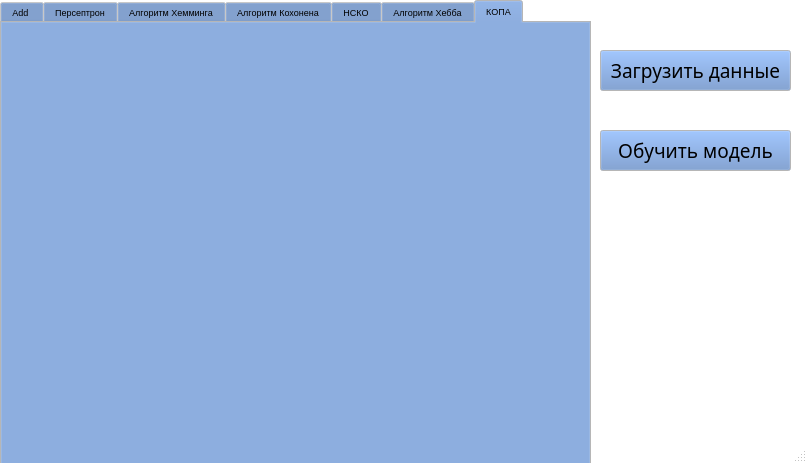
<?xml version="1.0" encoding="UTF-8"?>
<ui version="4.0">
 <class>main_window</class>
 <widget class="QDialog" name="main_window">
  <property name="enabled">
   <bool>true</bool>
  </property>
  <property name="geometry">
   <rect>
    <x>0</x>
    <y>0</y>
    <width>807</width>
    <height>463</height>
   </rect>
  </property>
  <property name="palette">
   <palette>
    <active>
     <colorrole role="Button">
      <brush brushstyle="SolidPattern">
       <color alpha="255">
        <red>102</red>
        <green>140</green>
        <blue>200</blue>
       </color>
      </brush>
     </colorrole>
     <colorrole role="Base">
      <brush brushstyle="SolidPattern">
       <color alpha="255">
        <red>255</red>
        <green>255</green>
        <blue>255</blue>
       </color>
      </brush>
     </colorrole>
     <colorrole role="Window">
      <brush brushstyle="SolidPattern">
       <color alpha="255">
        <red>255</red>
        <green>255</green>
        <blue>255</blue>
       </color>
      </brush>
     </colorrole>
     <colorrole role="LinkVisited">
      <brush brushstyle="SolidPattern">
       <color alpha="255">
        <red>255</red>
        <green>87</green>
        <blue>95</blue>
       </color>
      </brush>
     </colorrole>
    </active>
    <inactive>
     <colorrole role="Button">
      <brush brushstyle="SolidPattern">
       <color alpha="255">
        <red>102</red>
        <green>140</green>
        <blue>200</blue>
       </color>
      </brush>
     </colorrole>
     <colorrole role="Base">
      <brush brushstyle="SolidPattern">
       <color alpha="255">
        <red>255</red>
        <green>255</green>
        <blue>255</blue>
       </color>
      </brush>
     </colorrole>
     <colorrole role="Window">
      <brush brushstyle="SolidPattern">
       <color alpha="255">
        <red>255</red>
        <green>255</green>
        <blue>255</blue>
       </color>
      </brush>
     </colorrole>
     <colorrole role="LinkVisited">
      <brush brushstyle="SolidPattern">
       <color alpha="255">
        <red>255</red>
        <green>87</green>
        <blue>95</blue>
       </color>
      </brush>
     </colorrole>
    </inactive>
    <disabled>
     <colorrole role="Button">
      <brush brushstyle="SolidPattern">
       <color alpha="255">
        <red>102</red>
        <green>140</green>
        <blue>200</blue>
       </color>
      </brush>
     </colorrole>
     <colorrole role="Base">
      <brush brushstyle="SolidPattern">
       <color alpha="255">
        <red>255</red>
        <green>255</green>
        <blue>255</blue>
       </color>
      </brush>
     </colorrole>
     <colorrole role="Window">
      <brush brushstyle="SolidPattern">
       <color alpha="255">
        <red>255</red>
        <green>255</green>
        <blue>255</blue>
       </color>
      </brush>
     </colorrole>
     <colorrole role="LinkVisited">
      <brush brushstyle="SolidPattern">
       <color alpha="255">
        <red>255</red>
        <green>87</green>
        <blue>95</blue>
       </color>
      </brush>
     </colorrole>
    </disabled>
   </palette>
  </property>
  <property name="font">
   <font>
    <pointsize>7</pointsize>
   </font>
  </property>
  <property name="windowTitle">
   <string>Примеры работы алгоритмов</string>
  </property>
  <property name="windowIcon">
   <iconset>
    <normaloff>icons8-студент-480.png</normaloff>icons8-студент-480.png</iconset>
  </property>
  <property name="toolTipDuration">
   <number>-9</number>
  </property>
  <property name="sizeGripEnabled">
   <bool>true</bool>
  </property>
  <property name="modal">
   <bool>false</bool>
  </property>
  <widget class="QTabWidget" name="tabWidget">
   <property name="geometry">
    <rect>
     <x>0</x>
     <y>0</y>
     <width>591</width>
     <height>471</height>
    </rect>
   </property>
   <property name="currentIndex">
    <number>6</number>
   </property>
   <widget class="QWidget" name="add_tab">
    <attribute name="title">
     <string>Add </string>
    </attribute>
    <widget class="QTableView" name="data_tbl">
     <property name="geometry">
      <rect>
       <x>0</x>
       <y>0</y>
       <width>381</width>
       <height>331</height>
      </rect>
     </property>
    </widget>
    <widget class="QGroupBox" name="groupBox">
     <property name="geometry">
      <rect>
       <x>0</x>
       <y>340</y>
       <width>361</width>
       <height>101</height>
      </rect>
     </property>
     <property name="font">
      <font>
       <family>MingLiU_HKSCS-ExtB</family>
       <pointsize>10</pointsize>
       <weight>75</weight>
       <bold>true</bold>
       <underline>false</underline>
       <strikeout>false</strikeout>
       <stylestrategy>PreferDefault</stylestrategy>
       <kerning>true</kerning>
      </font>
     </property>
     <property name="autoFillBackground">
      <bool>false</bool>
     </property>
     <property name="title">
      <string>Параметры алгоритма</string>
     </property>
     <property name="alignment">
      <set>Qt::AlignLeading|Qt::AlignLeft|Qt::AlignTop</set>
     </property>
     <property name="flat">
      <bool>true</bool>
     </property>
     <property name="checkable">
      <bool>false</bool>
     </property>
     <widget class="QSlider" name="step_slider">
      <property name="geometry">
       <rect>
        <x>40</x>
        <y>60</y>
        <width>281</width>
        <height>22</height>
       </rect>
      </property>
      <property name="focusPolicy">
       <enum>Qt::StrongFocus</enum>
      </property>
      <property name="minimum">
       <number>1</number>
      </property>
      <property name="maximum">
       <number>11</number>
      </property>
      <property name="singleStep">
       <number>1</number>
      </property>
      <property name="pageStep">
       <number>2</number>
      </property>
      <property name="tracking">
       <bool>true</bool>
      </property>
      <property name="orientation">
       <enum>Qt::Horizontal</enum>
      </property>
      <property name="invertedAppearance">
       <bool>false</bool>
      </property>
      <property name="invertedControls">
       <bool>true</bool>
      </property>
      <property name="tickPosition">
       <enum>QSlider::TicksAbove</enum>
      </property>
      <property name="tickInterval">
       <number>2</number>
      </property>
     </widget>
     <widget class="QLabel" name="depth_text_lbl">
      <property name="geometry">
       <rect>
        <x>40</x>
        <y>30</y>
        <width>241</width>
        <height>16</height>
       </rect>
      </property>
      <property name="font">
       <font>
        <weight>50</weight>
        <bold>false</bold>
       </font>
      </property>
      <property name="text">
       <string>Глубина просматривания вперед (d) :</string>
      </property>
     </widget>
     <widget class="QLabel" name="depth_value_lbl">
      <property name="geometry">
       <rect>
        <x>320</x>
        <y>60</y>
        <width>41</width>
        <height>21</height>
       </rect>
      </property>
      <property name="font">
       <font>
        <pointsize>13</pointsize>
        <weight>75</weight>
        <bold>true</bold>
       </font>
      </property>
      <property name="text">
       <string>1</string>
      </property>
      <property name="alignment">
       <set>Qt::AlignCenter</set>
      </property>
     </widget>
    </widget>
    <widget class="QTextEdit" name="best_features_te">
     <property name="geometry">
      <rect>
       <x>390</x>
       <y>20</y>
       <width>181</width>
       <height>311</height>
      </rect>
     </property>
     <property name="readOnly">
      <bool>true</bool>
     </property>
     <property name="html">
      <string>&lt;!DOCTYPE HTML PUBLIC &quot;-//W3C//DTD HTML 4.0//EN&quot; &quot;http://www.w3.org/TR/REC-html40/strict.dtd&quot;&gt;
&lt;html&gt;&lt;head&gt;&lt;meta name=&quot;qrichtext&quot; content=&quot;1&quot; /&gt;&lt;style type=&quot;text/css&quot;&gt;
p, li { white-space: pre-wrap; }
&lt;/style&gt;&lt;/head&gt;&lt;body style=&quot; font-family:'MS Shell Dlg 2'; font-size:7pt; font-weight:400; font-style:normal;&quot;&gt;
&lt;p style=&quot;-qt-paragraph-type:empty; margin-top:0px; margin-bottom:0px; margin-left:0px; margin-right:0px; -qt-block-indent:0; text-indent:0px;&quot;&gt;&lt;br /&gt;&lt;/p&gt;&lt;/body&gt;&lt;/html&gt;</string>
     </property>
    </widget>
    <widget class="QLabel" name="best_features_lbl">
     <property name="geometry">
      <rect>
       <x>390</x>
       <y>0</y>
       <width>181</width>
       <height>16</height>
      </rect>
     </property>
     <property name="font">
      <font>
       <pointsize>11</pointsize>
       <weight>75</weight>
       <bold>true</bold>
      </font>
     </property>
     <property name="text">
      <string>Выделенные признаки</string>
     </property>
    </widget>
    <widget class="QPushButton" name="save_to_file_btn">
     <property name="geometry">
      <rect>
       <x>390</x>
       <y>390</y>
       <width>181</width>
       <height>41</height>
      </rect>
     </property>
     <property name="font">
      <font>
       <family>MingLiU_HKSCS-ExtB</family>
       <pointsize>9</pointsize>
       <weight>50</weight>
       <italic>false</italic>
       <bold>false</bold>
      </font>
     </property>
     <property name="cursor">
      <cursorShape>ArrowCursor</cursorShape>
     </property>
     <property name="text">
      <string>Сохранить признаки в файл</string>
     </property>
     <property name="checkable">
      <bool>true</bool>
     </property>
    </widget>
    <widget class="QPushButton" name="clear_btn">
     <property name="geometry">
      <rect>
       <x>390</x>
       <y>340</y>
       <width>181</width>
       <height>41</height>
      </rect>
     </property>
     <property name="font">
      <font>
       <family>MingLiU_HKSCS-ExtB</family>
       <pointsize>9</pointsize>
       <weight>50</weight>
       <italic>false</italic>
       <bold>false</bold>
      </font>
     </property>
     <property name="cursor">
      <cursorShape>ArrowCursor</cursorShape>
     </property>
     <property name="text">
      <string>Очистить содержимое</string>
     </property>
     <property name="checkable">
      <bool>true</bool>
     </property>
    </widget>
   </widget>
   <widget class="QWidget" name="perceptron_tab">
    <attribute name="title">
     <string>Персептрон</string>
    </attribute>
    <widget class="QGroupBox" name="percep_output_gb">
     <property name="geometry">
      <rect>
       <x>240</x>
       <y>10</y>
       <width>341</width>
       <height>331</height>
      </rect>
     </property>
     <property name="font">
      <font>
       <pointsize>9</pointsize>
       <weight>75</weight>
       <bold>true</bold>
      </font>
     </property>
     <property name="title">
      <string>Вывод алгоритма</string>
     </property>
     <property name="flat">
      <bool>true</bool>
     </property>
     <widget class="QTextEdit" name="weights_matrix_te">
      <property name="geometry">
       <rect>
        <x>140</x>
        <y>80</y>
        <width>191</width>
        <height>241</height>
       </rect>
      </property>
     </widget>
     <widget class="QLabel" name="weights_matrix_lbl">
      <property name="geometry">
       <rect>
        <x>20</x>
        <y>80</y>
        <width>101</width>
        <height>16</height>
       </rect>
      </property>
      <property name="font">
       <font>
        <pointsize>8</pointsize>
        <weight>50</weight>
        <bold>false</bold>
       </font>
      </property>
      <property name="text">
       <string>Матрица весов:</string>
      </property>
     </widget>
     <widget class="QTextEdit" name="epochs_num_te">
      <property name="geometry">
       <rect>
        <x>140</x>
        <y>30</y>
        <width>111</width>
        <height>31</height>
       </rect>
      </property>
      <property name="readOnly">
       <bool>true</bool>
      </property>
      <property name="placeholderText">
       <string>0</string>
      </property>
     </widget>
     <widget class="QLabel" name="epochs_num_lbl">
      <property name="geometry">
       <rect>
        <x>20</x>
        <y>30</y>
        <width>101</width>
        <height>16</height>
       </rect>
      </property>
      <property name="font">
       <font>
        <pointsize>8</pointsize>
        <weight>50</weight>
        <bold>false</bold>
       </font>
      </property>
      <property name="text">
       <string>Количество эпох:</string>
      </property>
     </widget>
    </widget>
    <widget class="QGroupBox" name="percep_params_gb">
     <property name="geometry">
      <rect>
       <x>10</x>
       <y>350</y>
       <width>561</width>
       <height>101</height>
      </rect>
     </property>
     <property name="font">
      <font>
       <pointsize>9</pointsize>
       <weight>75</weight>
       <bold>true</bold>
      </font>
     </property>
     <property name="title">
      <string>Параметры алгоритма</string>
     </property>
     <property name="flat">
      <bool>true</bool>
     </property>
     <widget class="QLabel" name="max_epochs_lbl">
      <property name="geometry">
       <rect>
        <x>40</x>
        <y>40</y>
        <width>170</width>
        <height>16</height>
       </rect>
      </property>
      <property name="font">
       <font>
        <pointsize>8</pointsize>
        <weight>50</weight>
        <bold>false</bold>
       </font>
      </property>
      <property name="text">
       <string>Максимальное количество эпох:</string>
      </property>
     </widget>
     <widget class="QSpinBox" name="max_epochs_sb">
      <property name="geometry">
       <rect>
        <x>220</x>
        <y>40</y>
        <width>101</width>
        <height>22</height>
       </rect>
      </property>
      <property name="minimum">
       <number>100</number>
      </property>
      <property name="maximum">
       <number>10000</number>
      </property>
      <property name="singleStep">
       <number>100</number>
      </property>
     </widget>
    </widget>
    <widget class="QGroupBox" name="percep_train_gb">
     <property name="geometry">
      <rect>
       <x>10</x>
       <y>10</y>
       <width>221</width>
       <height>331</height>
      </rect>
     </property>
     <property name="font">
      <font>
       <pointsize>9</pointsize>
       <weight>75</weight>
       <bold>true</bold>
      </font>
     </property>
     <property name="title">
      <string>Обучающая выборка</string>
     </property>
     <widget class="QTableView" name="data_perceptron_tbl">
      <property name="geometry">
       <rect>
        <x>0</x>
        <y>30</y>
        <width>221</width>
        <height>301</height>
       </rect>
      </property>
     </widget>
    </widget>
   </widget>
   <widget class="QWidget" name="hamming_tab">
    <attribute name="title">
     <string>Алгоритм Хемминга</string>
    </attribute>
    <widget class="QGroupBox" name="haming_train_gb">
     <property name="geometry">
      <rect>
       <x>10</x>
       <y>10</y>
       <width>331</width>
       <height>411</height>
      </rect>
     </property>
     <property name="font">
      <font>
       <pointsize>9</pointsize>
       <weight>75</weight>
       <bold>true</bold>
      </font>
     </property>
     <property name="title">
      <string>Эталонные вектора и вектор для классификации</string>
     </property>
     <widget class="QTableView" name="data_haming_tbl">
      <property name="geometry">
       <rect>
        <x>0</x>
        <y>30</y>
        <width>331</width>
        <height>381</height>
       </rect>
      </property>
     </widget>
    </widget>
    <widget class="QGroupBox" name="haming_output_gb">
     <property name="geometry">
      <rect>
       <x>350</x>
       <y>10</y>
       <width>231</width>
       <height>121</height>
      </rect>
     </property>
     <property name="font">
      <font>
       <pointsize>9</pointsize>
       <weight>75</weight>
       <bold>true</bold>
      </font>
     </property>
     <property name="title">
      <string>Вывод алгоритма</string>
     </property>
     <property name="flat">
      <bool>true</bool>
     </property>
     <widget class="QLineEdit" name="label_le">
      <property name="geometry">
       <rect>
        <x>110</x>
        <y>40</y>
        <width>113</width>
        <height>20</height>
       </rect>
      </property>
      <property name="readOnly">
       <bool>true</bool>
      </property>
      <property name="placeholderText">
       <string>-1</string>
      </property>
     </widget>
     <widget class="QLabel" name="label_lbl">
      <property name="geometry">
       <rect>
        <x>10</x>
        <y>40</y>
        <width>91</width>
        <height>16</height>
       </rect>
      </property>
      <property name="font">
       <font>
        <weight>50</weight>
        <bold>false</bold>
       </font>
      </property>
      <property name="text">
       <string>Номер класса:</string>
      </property>
     </widget>
    </widget>
   </widget>
   <widget class="QWidget" name="kohonen_tab">
    <attribute name="title">
     <string>Алгоритм Кохонена</string>
    </attribute>
    <widget class="QGroupBox" name="kohonen_train_gb">
     <property name="geometry">
      <rect>
       <x>10</x>
       <y>10</y>
       <width>211</width>
       <height>331</height>
      </rect>
     </property>
     <property name="font">
      <font>
       <pointsize>9</pointsize>
       <weight>75</weight>
       <bold>true</bold>
      </font>
     </property>
     <property name="title">
      <string>Обучающая выборка</string>
     </property>
     <widget class="QTableView" name="data_kohonen_tbl">
      <property name="geometry">
       <rect>
        <x>0</x>
        <y>30</y>
        <width>211</width>
        <height>301</height>
       </rect>
      </property>
     </widget>
    </widget>
    <widget class="QGroupBox" name="groupBox_2">
     <property name="geometry">
      <rect>
       <x>250</x>
       <y>10</y>
       <width>321</width>
       <height>181</height>
      </rect>
     </property>
     <property name="font">
      <font>
       <pointsize>9</pointsize>
       <weight>75</weight>
       <bold>true</bold>
      </font>
     </property>
     <property name="title">
      <string>Вывод алгоритма:</string>
     </property>
     <widget class="QLineEdit" name="kohonen_weights_le">
      <property name="geometry">
       <rect>
        <x>180</x>
        <y>40</y>
        <width>121</width>
        <height>131</height>
       </rect>
      </property>
     </widget>
     <widget class="QLabel" name="kohonen_weights_lbl">
      <property name="geometry">
       <rect>
        <x>30</x>
        <y>30</y>
        <width>111</width>
        <height>16</height>
       </rect>
      </property>
      <property name="font">
       <font>
        <pointsize>9</pointsize>
        <weight>50</weight>
        <bold>false</bold>
       </font>
      </property>
      <property name="text">
       <string>Матрица весов:</string>
      </property>
     </widget>
    </widget>
   </widget>
   <widget class="QWidget" name="nsko_tab">
    <attribute name="title">
     <string>НСКО</string>
    </attribute>
    <widget class="QGroupBox" name="nsko_train_gb">
     <property name="geometry">
      <rect>
       <x>10</x>
       <y>10</y>
       <width>211</width>
       <height>331</height>
      </rect>
     </property>
     <property name="font">
      <font>
       <pointsize>9</pointsize>
       <weight>75</weight>
       <bold>true</bold>
      </font>
     </property>
     <property name="title">
      <string>Обучающая выборка</string>
     </property>
     <widget class="QTableView" name="data_nsko_tbl">
      <property name="geometry">
       <rect>
        <x>0</x>
        <y>30</y>
        <width>211</width>
        <height>301</height>
       </rect>
      </property>
     </widget>
    </widget>
    <widget class="QGroupBox" name="nsko_params_gb">
     <property name="geometry">
      <rect>
       <x>240</x>
       <y>10</y>
       <width>331</width>
       <height>131</height>
      </rect>
     </property>
     <property name="font">
      <font>
       <pointsize>9</pointsize>
       <weight>75</weight>
       <bold>true</bold>
      </font>
     </property>
     <property name="title">
      <string>Параметры алгоритма</string>
     </property>
     <property name="flat">
      <bool>true</bool>
     </property>
     <widget class="QLabel" name="nsko_step_lbl">
      <property name="geometry">
       <rect>
        <x>30</x>
        <y>30</y>
        <width>121</width>
        <height>16</height>
       </rect>
      </property>
      <property name="font">
       <font>
        <weight>50</weight>
        <bold>false</bold>
       </font>
      </property>
      <property name="text">
       <string>Величина шага (h):</string>
      </property>
     </widget>
     <widget class="QDoubleSpinBox" name="nsko_step_dsb">
      <property name="geometry">
       <rect>
        <x>170</x>
        <y>30</y>
        <width>62</width>
        <height>22</height>
       </rect>
      </property>
      <property name="decimals">
       <number>1</number>
      </property>
      <property name="minimum">
       <double>0.100000000000000</double>
      </property>
      <property name="maximum">
       <double>2.000000000000000</double>
      </property>
      <property name="singleStep">
       <double>0.100000000000000</double>
      </property>
      <property name="value">
       <double>0.500000000000000</double>
      </property>
     </widget>
    </widget>
    <widget class="QGroupBox" name="nsko_output_gb">
     <property name="geometry">
      <rect>
       <x>240</x>
       <y>190</y>
       <width>331</width>
       <height>241</height>
      </rect>
     </property>
     <property name="font">
      <font>
       <pointsize>9</pointsize>
       <weight>75</weight>
       <bold>true</bold>
      </font>
     </property>
     <property name="title">
      <string>Вывод алгоритма</string>
     </property>
     <property name="flat">
      <bool>true</bool>
     </property>
     <widget class="QTextEdit" name="nsko_weights_te">
      <property name="geometry">
       <rect>
        <x>40</x>
        <y>60</y>
        <width>291</width>
        <height>171</height>
       </rect>
      </property>
     </widget>
     <widget class="QLabel" name="nsko_weights_lbl">
      <property name="geometry">
       <rect>
        <x>30</x>
        <y>30</y>
        <width>101</width>
        <height>16</height>
       </rect>
      </property>
      <property name="font">
       <font>
        <weight>50</weight>
        <bold>false</bold>
       </font>
      </property>
      <property name="text">
       <string>Матрица весов:</string>
      </property>
     </widget>
    </widget>
   </widget>
   <widget class="QWidget" name="habb_tab">
    <attribute name="title">
     <string>Алгоритм Хебба</string>
    </attribute>
    <widget class="QGroupBox" name="habb_train_gb">
     <property name="geometry">
      <rect>
       <x>10</x>
       <y>10</y>
       <width>211</width>
       <height>331</height>
      </rect>
     </property>
     <property name="font">
      <font>
       <pointsize>9</pointsize>
       <weight>75</weight>
       <bold>true</bold>
      </font>
     </property>
     <property name="title">
      <string>Обучающая выборка</string>
     </property>
     <widget class="QTableView" name="data_habb_tbl">
      <property name="geometry">
       <rect>
        <x>0</x>
        <y>30</y>
        <width>211</width>
        <height>301</height>
       </rect>
      </property>
     </widget>
    </widget>
    <widget class="QGroupBox" name="nsko_params_gb_2">
     <property name="geometry">
      <rect>
       <x>230</x>
       <y>10</y>
       <width>351</width>
       <height>71</height>
      </rect>
     </property>
     <property name="font">
      <font>
       <pointsize>9</pointsize>
       <weight>75</weight>
       <bold>true</bold>
      </font>
     </property>
     <property name="title">
      <string>Параметры алгоритма</string>
     </property>
     <property name="flat">
      <bool>true</bool>
     </property>
     <widget class="QLabel" name="max_epochs_habb_lbl">
      <property name="geometry">
       <rect>
        <x>20</x>
        <y>40</y>
        <width>201</width>
        <height>16</height>
       </rect>
      </property>
      <property name="font">
       <font>
        <pointsize>8</pointsize>
        <weight>50</weight>
        <bold>false</bold>
       </font>
      </property>
      <property name="text">
       <string>Максимальное количество итераций:</string>
      </property>
     </widget>
     <widget class="QSpinBox" name="max_epochs_habb_sb">
      <property name="geometry">
       <rect>
        <x>230</x>
        <y>40</y>
        <width>101</width>
        <height>22</height>
       </rect>
      </property>
      <property name="minimum">
       <number>100</number>
      </property>
      <property name="maximum">
       <number>10000</number>
      </property>
      <property name="singleStep">
       <number>100</number>
      </property>
     </widget>
     <widget class="QGroupBox" name="nsko_output_gb_2">
      <property name="geometry">
       <rect>
        <x>0</x>
        <y>160</y>
        <width>331</width>
        <height>241</height>
       </rect>
      </property>
      <property name="font">
       <font>
        <pointsize>9</pointsize>
        <weight>75</weight>
        <bold>true</bold>
       </font>
      </property>
      <property name="title">
       <string>Вывод алгоритма</string>
      </property>
      <property name="flat">
       <bool>true</bool>
      </property>
      <widget class="QTextEdit" name="nsko_weights_te_2">
       <property name="geometry">
        <rect>
         <x>40</x>
         <y>60</y>
         <width>291</width>
         <height>171</height>
        </rect>
       </property>
      </widget>
      <widget class="QLabel" name="nsko_weights_lbl_2">
       <property name="geometry">
        <rect>
         <x>30</x>
         <y>30</y>
         <width>101</width>
         <height>16</height>
        </rect>
       </property>
       <property name="font">
        <font>
         <weight>50</weight>
         <bold>false</bold>
        </font>
       </property>
       <property name="text">
        <string>Матрица весов:</string>
       </property>
      </widget>
     </widget>
    </widget>
    <widget class="QGroupBox" name="habb_output_gb">
     <property name="geometry">
      <rect>
       <x>230</x>
       <y>100</y>
       <width>351</width>
       <height>321</height>
      </rect>
     </property>
     <property name="font">
      <font>
       <pointsize>9</pointsize>
       <weight>75</weight>
       <bold>true</bold>
      </font>
     </property>
     <property name="title">
      <string>Вывод алгоритма</string>
     </property>
     <property name="flat">
      <bool>true</bool>
     </property>
     <widget class="QTextEdit" name="habb_weights_te">
      <property name="geometry">
       <rect>
        <x>40</x>
        <y>110</y>
        <width>291</width>
        <height>171</height>
       </rect>
      </property>
     </widget>
     <widget class="QLabel" name="habb_weights_lbl">
      <property name="geometry">
       <rect>
        <x>30</x>
        <y>80</y>
        <width>101</width>
        <height>16</height>
       </rect>
      </property>
      <property name="font">
       <font>
        <weight>50</weight>
        <bold>false</bold>
       </font>
      </property>
      <property name="text">
       <string>Матрица весов:</string>
      </property>
     </widget>
     <widget class="QLabel" name="habb_count_iter_lbl">
      <property name="geometry">
       <rect>
        <x>30</x>
        <y>40</y>
        <width>131</width>
        <height>16</height>
       </rect>
      </property>
      <property name="font">
       <font>
        <weight>50</weight>
        <bold>false</bold>
       </font>
      </property>
      <property name="text">
       <string>Количество итераций:</string>
      </property>
     </widget>
     <widget class="QLineEdit" name="habb_count_iter_le">
      <property name="geometry">
       <rect>
        <x>180</x>
        <y>40</y>
        <width>81</width>
        <height>20</height>
       </rect>
      </property>
      <property name="readOnly">
       <bool>true</bool>
      </property>
      <property name="placeholderText">
       <string/>
      </property>
     </widget>
    </widget>
   </widget>
   <widget class="QWidget" name="kopa_tab">
    <attribute name="title">
     <string>КОПА</string>
    </attribute>
   </widget>
  </widget>
  <widget class="QPushButton" name="load_data_btn">
   <property name="geometry">
    <rect>
     <x>600</x>
     <y>50</y>
     <width>191</width>
     <height>41</height>
    </rect>
   </property>
   <property name="font">
    <font>
     <family>MingLiU_HKSCS-ExtB</family>
     <pointsize>14</pointsize>
    </font>
   </property>
   <property name="text">
    <string>Загрузить данные</string>
   </property>
   <property name="checkable">
    <bool>true</bool>
   </property>
  </widget>
  <widget class="QPushButton" name="fit_btn">
   <property name="geometry">
    <rect>
     <x>600</x>
     <y>130</y>
     <width>191</width>
     <height>41</height>
    </rect>
   </property>
   <property name="font">
    <font>
     <family>MingLiU_HKSCS-ExtB</family>
     <pointsize>14</pointsize>
    </font>
   </property>
   <property name="text">
    <string>Обучить модель</string>
   </property>
   <property name="checkable">
    <bool>true</bool>
   </property>
  </widget>
 </widget>
 <resources/>
 <connections/>
</ui>
